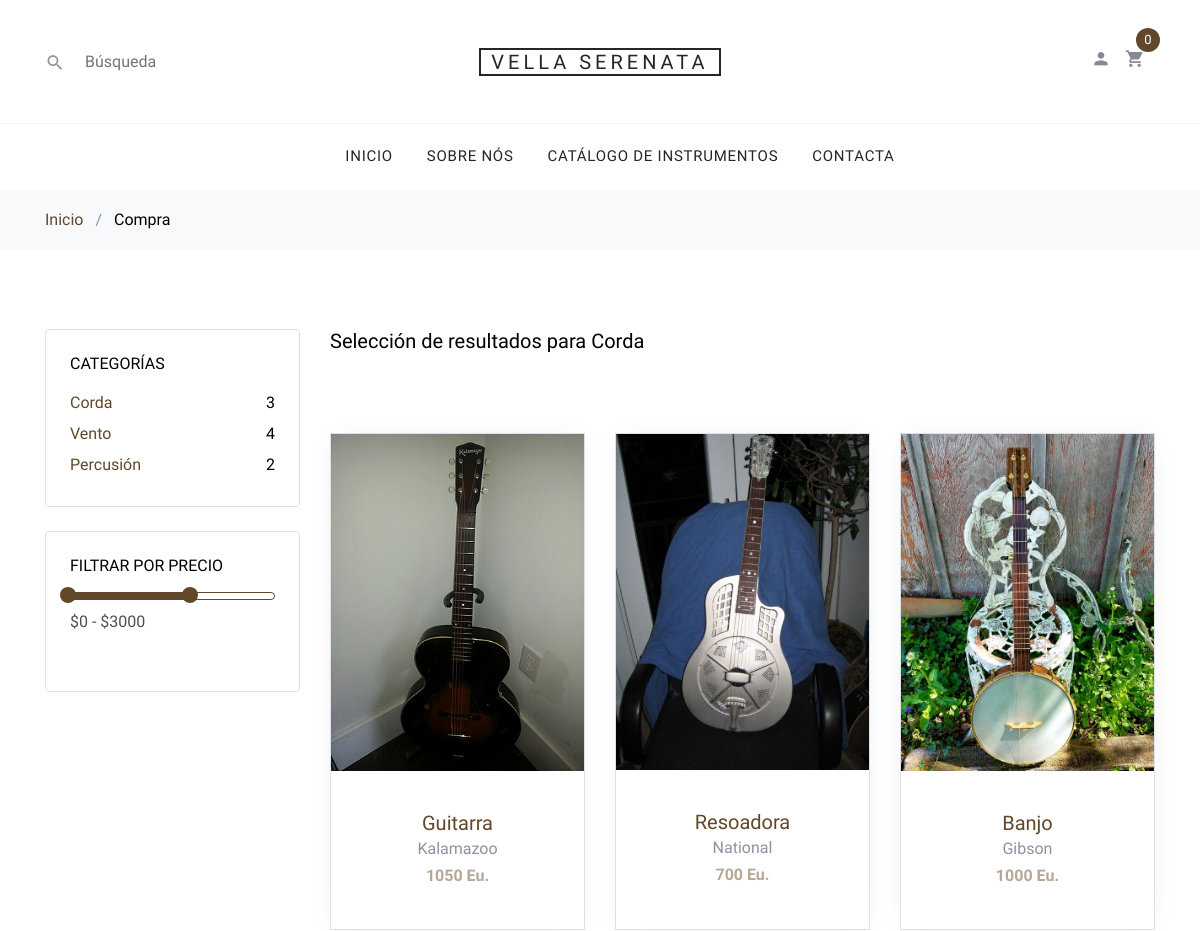
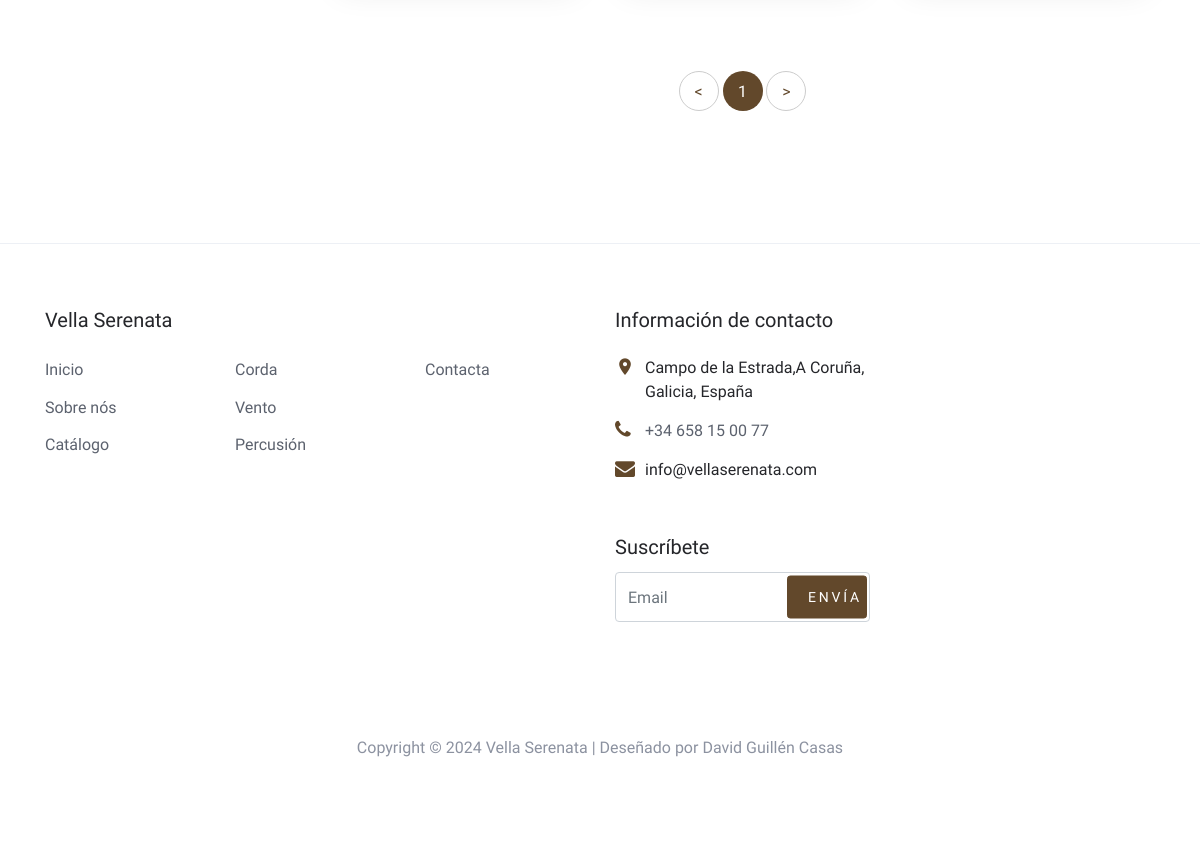
The page /busqueda.php?texto=1 on the database its author committed (2 pictures, top to bottom).
### tables this page shows
CREATE TABLE `productos` (
  `id` int(11) NOT NULL,
  `nombre` varchar(300) NOT NULL,
  `descripcion` text NOT NULL,
  `precio` double NOT NULL,
  `imagen` varchar(200) NOT NULL,
  `inventario` int(11) NOT NULL DEFAULT 1,
  `id_categoria` int(11) NOT NULL,
  `id_marca` int(50) NOT NULL,
  `especificaciones` text NOT NULL
);

CREATE TABLE `marcas` (
  `id` int(11) NOT NULL,
  `marca` varchar(50) NOT NULL,
  `imagen` varchar(200) NOT NULL
);

CREATE TABLE `categorias` (
  `id` int(11) NOT NULL,
  `nombre` varchar(100) NOT NULL,
  `descripcion` varchar(400) NOT NULL
);

### busqueda.php (the view, shortened to what this page needs)
<?php
include ('./php/conexion.php');
if (!isset($_GET['texto'])){
    header("Location: ./catalogo.php"); }
else{
  $busqueda="";
  switch($_GET['texto']){
    case "1": $busqueda="Corda";
    break;
  }
}
?>
<!DOCTYPE html>
<html lang="gl">
  <head>
    <link rel="stylesheet" href="fonts/icomoon/style.css">
    <link rel="stylesheet" href="css/bootstrap.min.css">
    <link rel="stylesheet" href="css/magnific-popup.css">
    <link rel="stylesheet" href="css/jquery-ui.css">
    <link rel="stylesheet" href="css/owl.carousel.min.css">
    <link rel="stylesheet" href="css/owl.theme.default.min.css">
    <link rel="stylesheet" href="css/aos.css">
    <link rel="stylesheet" href="css/style.css">
  </head>
  <body>
  <div class="site-wrap">
    <?php include("./comunes/cabecera.php"); ?>
    <div class="site-section">
      <div class="container">
        <div class="row mb-5">
          <div class="col-md-9 order-2">
            <div class="row">
              <div class="col-md-12 mb-5">
                <div class="float-md-left mb-4"><h2 class="text-black h5">Selección de resultados para <?php  echo $busqueda;?></h2></div>
              </div>
            </div>
            <div class="row mb-5">
              <?php
               $resultado=$conexion ->query
               ("SELECT b.id, b.nombre, b.descripcion, b.precio, b.imagen, b.inventario, b.id_categoria, a.marca, b.especificaciones
               FROM productos b INNER JOIN marcas a ON b.id_marca = a.id WHERE (
               b.nombre LIKE '%".$_GET['texto']. "%' OR
               b.id_categoria LIKE '%".$_GET['texto']. "%' OR
               a.marca LIKE '%".$_GET['texto']. "%') AND b.inventario =1 " ) Or die ($conexion -> error);
               if (mysqli_num_rows($resultado) > 0){
               while ($fila= mysqli_fetch_array($resultado)){
              ?>
              <div class="col-sm-6 col-lg-4 mb-4" data-aos="fade-up">
                <div class="block-4 text-center border">
                  <figure class="block-4-image">
                    <a href="compra_instrumento.php?id=<?php echo $fila['id'];?>">
                    <img src="imagenes/<?php echo $fila['imagen'];?>" alt="<?php echo $fila['nombre'];?>" class="img-fluid"></a>
                  </figure>
                  <div class="block-4-text p-4">
                    <h3><a href="compra_instrumento.php?id=<?php echo $fila['id'];?>"><?php echo $fila['nombre'];?></a></h3>
                    <p class="mb-0"><?php echo $fila['marca'];?></p>
                    <p class="text-primary font-weight-bold"><?php echo $fila['precio'];?> Eu.</p>
                  </div>
                </div>
              </div>
            <?php } }
                else { echo '<h2> Non temos resultados para a túa búsqueda<h2>';}
            ?>
            </div>
            <div class="row" data-aos="fade-up">
              <div class="col-md-12 text-center">
                <div class="site-block-27">
                  <ul>
                    <li><a href="#">&lt;</a></li>
                    <li class="active"><span>1</span></li>
                    <li><a href="#">&gt;</a></li>
                  </ul>
                </div>
              </div>
            </div>
          </div>
<div class="col-md-3 order-1 mb-5 mb-md-0">
            <div class="border p-4 rounded mb-4">
              <h3 class="mb-3 h6 text-uppercase text-black d-block">Categorías</h3>
              <ul class="list-unstyled mb-0">
              <?php
              $resultado= $conexion->query("SELECT * FROM categorias ");
              while ($fila=mysqli_fetch_array($resultado)){
              ?>
                <li class="mb-1"><a href="./busqueda.php?texto=<?php echo $fila['id'] ?>" class="d-flex"><span><?php echo $fila['nombre'];?></span>
                <span class="text-black ml-auto">
                  <?php
                  $resultado2=$conexion->query("SELECT COUNT(*) FROM productos WHERE inventario =1 AND id_categoria=".$fila['id'] );
                  $fila2=mysqli_fetch_row($resultado2);
                echo $fila2[0];?>
                </span></a></li>
              <?php }?>
              </ul>
            </div>
            <div class="border p-4 rounded mb-4">
              <div class="mb-4">
                <h3 class="mb-3 h6 text-uppercase text-black d-block">Filtrar por precio</h3>
                <div id="slider-range" class="border-primary"></div>
                <input type="text" name="text" id="amount" class="form-control border-0 pl-0 bg-white" disabled="" />
              </div>
            </div>
          </div>
        </div>
      </div>
    </div>
    <?php include("./comunes/pie.php"); ?>
  </div>
  </body>
</html>

### css/style.css (style rules this page uses)
body { line-height: 1.7; color: #8c92a0; font-weight: 300; font-size: 16px; }
a { -webkit-transition: .3s all ease; -o-transition: .3s all ease; transition: .3s all ease; }
.text-black { color: #000; }
.site-wrap:before { -webkit-transition: .3s all ease-in-out; -o-transition: .3s all ease-in-out; transition: .3s all ease-in-out; background: rgba(0, 0, 0, 0.6); content: ""; position: absolute; z-index: 2000; top: 0; left: 0; right: 0; bottom: 0; opacity: 0; visibility: hidden; }
.form-control { height: 43px; }
.site-section { padding: 2.5em 0; }
@media (min-width: 768px) { .site-section { padding: 5em 0; } }
.block-4 { -webkit-box-shadow: 0 0 30px -10px rgba(0, 0, 0, 0.1); box-shadow: 0 0 30px -10px rgba(0, 0, 0, 0.1); background: #fff; }
.block-4 .block-4-text h3 { font-size: 20px; margin-bottom: 0; }
.block-4 .block-4-text h3 a { text-decoration: none; }
.site-block-27 ul, .site-block-27 ul li { padding: 0; margin: 0; }
.site-block-27 ul li { display: inline-block; margin-bottom: 4px; }
.site-block-27 ul li a, .site-block-27 ul li span { text-align: center; display: inline-block; width: 40px; height: 40px; line-height: 40px; border-radius: 50%; border: 1px solid #ccc; }
.site-block-27 ul li.active a, .site-block-27 ul li.active span { background: #62482b; color: #fff; border: 1px solid transparent; }
#slider-range { height: 8px; }

### rows shown on the page
productos: imagen (picture), nombre "Guitarra", id_marca.marca "Kalamazoo", precio "1050"
productos: imagen (picture), nombre "Resoadora", id_marca.marca "National", precio "700"
productos: imagen (picture), nombre "Banjo", id_marca.marca "Gibson", precio "1000"
categorias: nombre "Corda", fila2 "3"
categorias: nombre "Vento", fila2 "4"
categorias: nombre "Percusión", fila2 "2"

### other values the page prints
$busqueda "Corda"
